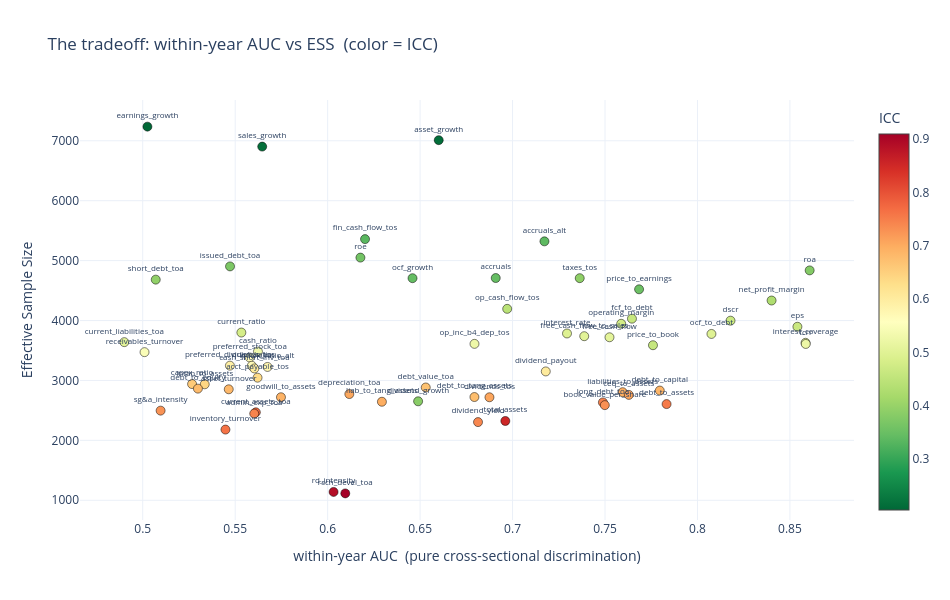

The code cell stored with this chart in its notebook:
### Markdown cell above
## 2 · The AUC–ESS tradeoff
Within-year AUC removes cycle timing, so this is *pure cross-sectional* discrimination.
**Top-left** = strong *and* independent (high ESS). **Bottom-right** = strong *but*
firm-clustered — the high-AUC / low-ESS corner you care about for a through-the-cycle scorecard.

### Code cell
fig = go.Figure(go.Scatter(
    x=ff['auc_within'], y=ff['ess'], mode='markers+text',
    text=ff['factor'], textposition='top center', textfont=dict(size=8),
    marker=dict(size=9, color=ff['icc'], colorscale='RdYlGn_r',
                colorbar=dict(title='ICC'), line=dict(width=.5, color='black'))))
fig.update_layout(
    title='The tradeoff: within-year AUC vs ESS  (color = ICC)',
    xaxis_title='within-year AUC  (pure cross-sectional discrimination)',
    yaxis_title='Effective Sample Size', template='plotly_white',
    width=950, height=600)
fig.show()

### Figure 1 — Plotly figure (JSON) as saved in the notebook; plotly's stock layout.template omitted (floating-point values rounded to 4 significant figures)
{"data": [{"marker": {"color": [0.2048, 0.2136, 0.2172, 0.3346, 0.338, 0.3599, 0.3701, 0.379, 0.3455, 0.3903, 0.3451, 0.3932, 0.3532, 0.4289, 0.4437, 0.462, 0.4667, 0.4768, 0.4655, 0.4807, 0.4958, 0.4983, 0.5037, 0.5074, 0.5057, 0.5206, 0.5264, 0.5237, 0.4591, 0.5312, 0.5474, 0.5664, 0.5921, 0.568, 0.5773, 0.6028, 0.6035, 0.6342, 0.6581, 0.6411, 0.6703, 0.6791, 0.6834, 0.6875, 0.6964, 0.7044, 0.7077, 0.6758, 0.6905, 0.7072, 0.3846, 0.6984, 0.7452, 0.7532, 0.7294, 0.7268, 0.7724, 0.7443, 0.8525, 0.74, 0.7622, 0.8885, 0.9094], "colorbar": {"title": {"text": "ICC"}}, "colorscale": [[0.0, "rgb(0,104,55)"], [0.1, "rgb(26,152,80)"], [0.2, "rgb(102,189,99)"], [0.3, "rgb(166,217,106)"], [0.4, "rgb(217,239,139)"], [0.5, "rgb(255,255,191)"], [0.6, "rgb(254,224,139)"], [0.7, "rgb(253,174,97)"], [0.8, "rgb(244,109,67)"], [0.9, "rgb(215,48,39)"], [1.0, "rgb(165,0,38)"]], "line": {"color": "black", "width": 0.5}, "size": 9}, "mode": "markers+text", "text": ["earnings_growth", "asset_growth", "sales_growth", "fin_cash_flow_tos", "accruals_alt", "roe", "issued_debt_toa", "roa", "accruals", "taxes_tos", "ocf_growth", "short_debt_toa", "price_to_earnings", "net_profit_margin", "op_cash_flow_tos", "fcf_to_debt", "dscr", "operating_margin", "eps", "current_ratio", "interest_rate", "ocf_to_debt", "free_cash_flow_to_sales", "free_cash_flow", "current_liabilities_toa", "interest_coverage", "op_inc_b4_dep_tos", "fcrr", "price_to_book", "cash_ratio", "receivables_turnover", "preferred_stock_toa", "preferred_dividends_tos", "quick_ratio", "quick_ratio_alt", "cash_short_inv_toa", "dividend_payout", "acct_payable_tos", "capex_ratio", "intan_to_assets", "debt_value_toa", "debt_to_equity", "asset_turnover", "debt_to_capital", "liabilities_to_assets", "depreciation_toa", "ceq_to_assets", "debt_to_tang_assets", "goodwill_to_assets", "dividends_tos", "dividend_growth", "liab_to_tang_assets", "long_debt_toa", "debt_to_assets", "book_value_per_share", "sg&a_intensity", "current_assets_toa", "admin_exp_toa", "total_assets", "dividend_yield", "inventory_turnover", "rd_intensity", "rsch_devel_toa"], "textfont": {"size": 8}, "textposition": "top center", "type": "scatter", "x": [0.5025, 0.6601, 0.5646, 0.6202, 0.7172, 0.6177, 0.5472, 0.8607, 0.6909, 0.7363, 0.6459, 0.507, 0.7684, 0.8401, 0.6971, 0.7646, 0.8179, 0.7587, 0.854, 0.5533, 0.7294, 0.8076, 0.7388, 0.7524, 0.49, 0.8584, 0.6794, 0.8586, 0.7759, 0.5623, 0.501, 0.5579, 0.5472, 0.559, 0.5675, 0.5604, 0.718, 0.5621, 0.5267, 0.5335, 0.6531, 0.5298, 0.5465, 0.7796, 0.7595, 0.6117, 0.7629, 0.6794, 0.5748, 0.6875, 0.6489, 0.6293, 0.7489, 0.7833, 0.7499, 0.5097, 0.5612, 0.5603, 0.6961, 0.6813, 0.5447, 0.6032, 0.6095], "y": [7236.0, 7010.0, 6902.0, 5359.0, 5321.0, 5050.0, 4903.0, 4837.0, 4709.0, 4707.0, 4706.0, 4683.0, 4521.0, 4334.0, 4195.0, 4031.0, 3997.0, 3946.0, 3896.0, 3799.0, 3784.0, 3776.0, 3738.0, 3721.0, 3639.0, 3628.0, 3610.0, 3609.0, 3588.0, 3482.0, 3472.0, 3383.0, 3247.0, 3245.0, 3225.0, 3200.0, 3151.0, 3046.0, 2940.0, 2936.0, 2883.0, 2863.0, 2852.0, 2831.0, 2804.0, 2773.0, 2759.0, 2723.0, 2719.0, 2719.0, 2652.0, 2644.0, 2634.0, 2606.0, 2588.0, 2496.0, 2468.0, 2447.0, 2324.0, 2305.0, 2180.0, 1140.0, 1115.0]}], "layout": {"height": 600, "title": {"text": "The tradeoff: within-year AUC vs ESS  (color = ICC)"}, "width": 950, "xaxis": {"title": {"text": "within-year AUC  (pure cross-sectional discrimination)"}}, "yaxis": {"title": {"text": "Effective Sample Size"}}}}
